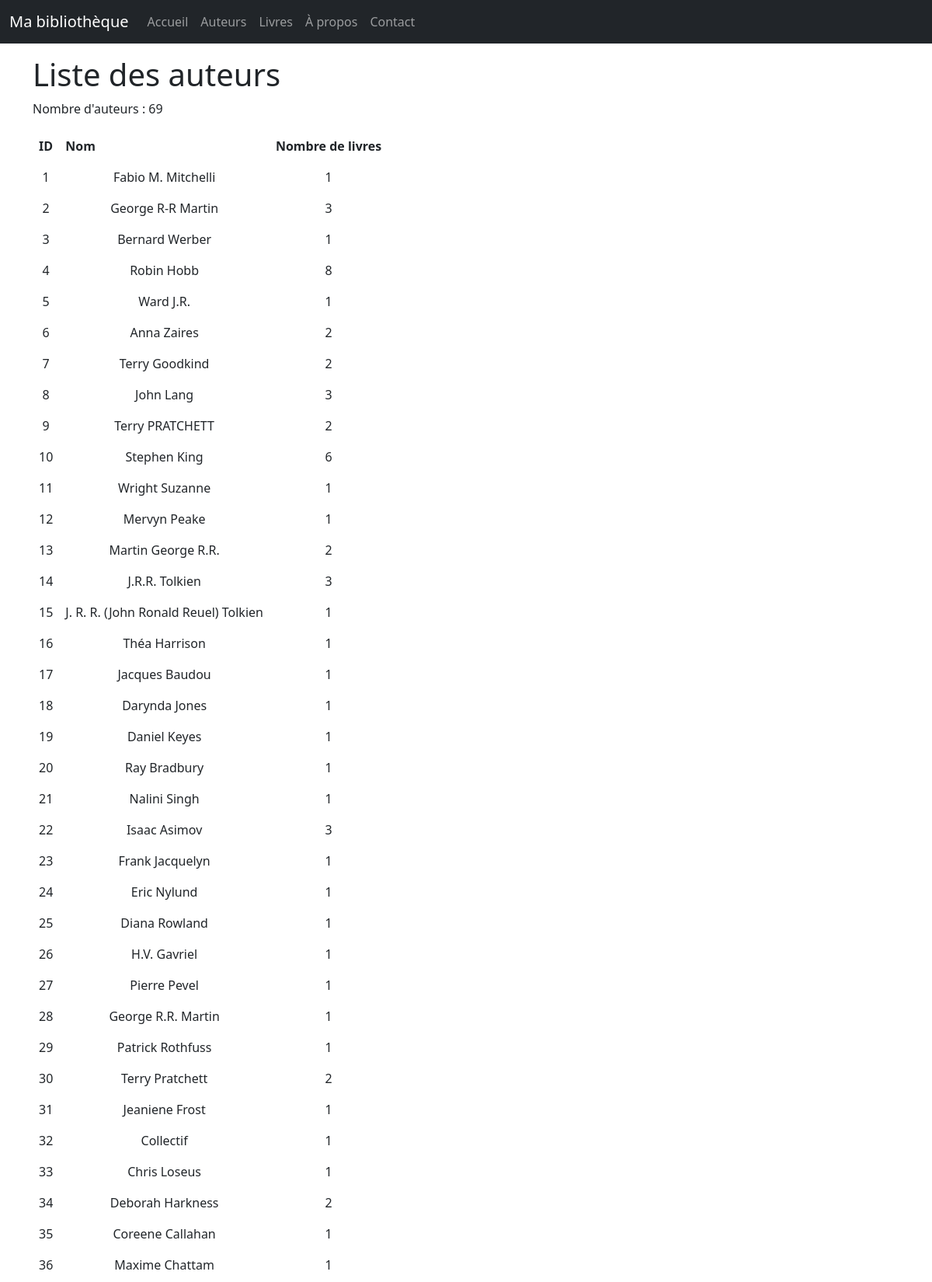
The page /auteurs/ (upper part) on the database its author committed.
### monApp/models.py (models this page shows, shortened)
class Auteur(db.Model):
    idA = db.Column( db.Integer, primary_key=True )
    Nom = db.Column( db.String(100) )

### monApp/auteurs/routes.py (the view)
@auteurs_bp.route('/auteurs/')
def getAuteurs():
    lesAuteurs = Auteur.query.all()
    return render_template('auteurs_list.html', title="R3.01 Dev Web avec Flask", auteurs=lesAuteurs)

### monApp/auteurs/templates/auteurs_list.html (shortened to what this page needs)
{% extends "base.html" %}
{% block main %}
    <h1>Liste des auteurs</h1>
    <p>Nombre d'auteurs : {{ auteurs|length }}</p>
    <table>
        <thead>
            <tr>
                <th>ID</th>
                <th>Nom</th>
                <th>Nombre de livres</th>
            </tr>
        </thead>
        <tbody>
        {% for unAuteur in auteurs %}
            <tr>
                <td>{{ unAuteur.idA }}</td>
                <td>{{ unAuteur.Nom }}</td>
                <td>{{ unAuteur.livres.count() }}</td>
            </tr>
        {% endfor %}
        </tbody>
    </table>
{% endblock %}

### monApp/static/css/style.css (style rules this page uses)
h1 { color : red; }
td, th { padding: 0.5em; text-align: center; border-collapse:initial; border: thin solid black; }
body { font-family: sans-serif; }

### rows shown on the page
Auteur: idA "1", Nom "Fabio M. Mitchelli", livres.count "1"
Auteur: idA "2", Nom "George R-R Martin", livres.count "3"
Auteur: idA "3", Nom "Bernard Werber", livres.count "1"
Auteur: idA "4", Nom "Robin Hobb", livres.count "8"
Auteur: idA "5", Nom "Ward J.R.", livres.count "1"
Auteur: idA "6", Nom "Anna Zaires", livres.count "2"
Auteur: idA "7", Nom "Terry Goodkind", livres.count "2"
Auteur: idA "8", Nom "John Lang", livres.count "3"
Auteur: idA "9", Nom "Terry PRATCHETT", livres.count "2"
Auteur: idA "10", Nom "Stephen King", livres.count "6"
Auteur: idA "11", Nom "Wright Suzanne", livres.count "1"
Auteur: idA "12", Nom "Mervyn Peake", livres.count "1"
Auteur: idA "13", Nom "Martin George R.R.", livres.count "2"
Auteur: idA "14", Nom "J.R.R. Tolkien", livres.count "3"
Auteur: idA "15", Nom "J. R. R. (John Ronald Reuel) Tolkien", livres.count "1"
Auteur: idA "16", Nom "Théa Harrison", livres.count "1"
Auteur: idA "17", Nom "Jacques Baudou", livres.count "1"
Auteur: idA "18", Nom "Darynda Jones", livres.count "1"
Auteur: idA "19", Nom "Daniel Keyes", livres.count "1"
Auteur: idA "20", Nom "Ray Bradbury", livres.count "1"
Auteur: idA "21", Nom "Nalini Singh", livres.count "1"
Auteur: idA "22", Nom "Isaac Asimov", livres.count "3"
Auteur: idA "23", Nom "Frank Jacquelyn", livres.count "1"
Auteur: idA "24", Nom "Eric Nylund", livres.count "1"
Auteur: idA "25", Nom "Diana Rowland", livres.count "1"
Auteur: idA "26", Nom "H.V. Gavriel", livres.count "1"
Auteur: idA "27", Nom "Pierre Pevel", livres.count "1"
Auteur: idA "28", Nom "George R.R. Martin", livres.count "1"
Auteur: idA "29", Nom "Patrick Rothfuss", livres.count "1"
Auteur: idA "30", Nom "Terry Pratchett", livres.count "2"
Auteur: idA "31", Nom "Jeaniene Frost", livres.count "1"
Auteur: idA "32", Nom "Collectif", livres.count "1"
Auteur: idA "33", Nom "Chris Loseus", livres.count "1"
Auteur: idA "34", Nom "Deborah Harkness", livres.count "2"
Auteur: idA "35", Nom "Coreene Callahan", livres.count "1"
Auteur: idA "36", Nom "Maxime Chattam", livres.count "1"

### other values the page prints
{{ auteurs|length }} "69"
